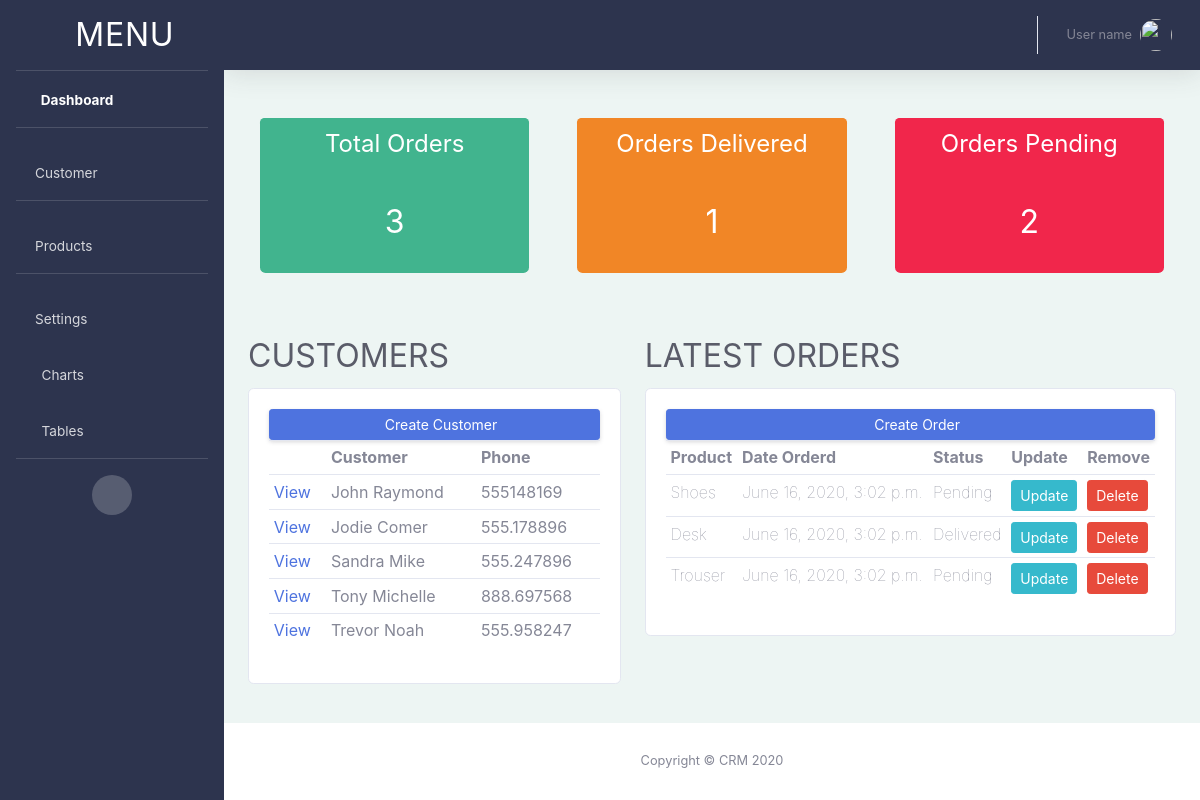
Before: / with the older database file.
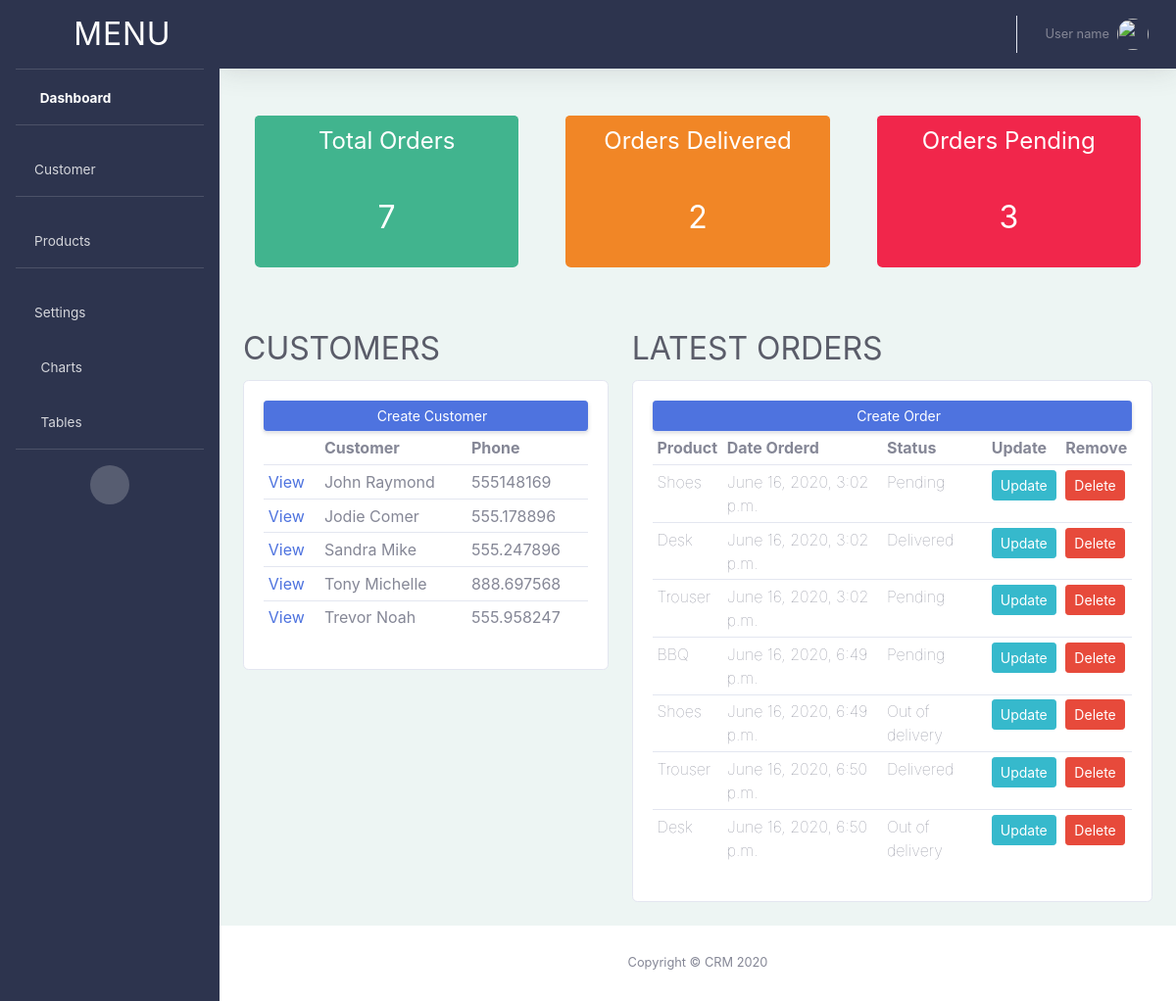
After: the same page with the newer database file.
### accounts/models.py (models this page shows, shortened)
class Customer(models.Model):
    name = models.CharField(max_length=200, null=True)
    phone = models.CharField(max_length=200, null=True)
    email = models.CharField(max_length=200, null=True)
    date_created = models.DateTimeField(auto_now_add=True, null=True)

class Order(models.Model):
    STATUS = (
        ('Pending', 'Pending'),
        ('Out of delivery', 'Out of delivery'),
        ('Delivered', 'Delivered')
    )
    customer  = models.ForeignKey(Customer, null=True, on_delete=models.SET_NULL)
    product = models.ForeignKey(Product, null=True, on_delete=models.SET_NULL)
    date_created = models.DateTimeField(auto_now_add=True, null=True)
    status = models.CharField(max_length=200, null=True, choices=STATUS)

class Product(models.Model):
    CATEGORY = (
        ('Indoor', 'Indoor'),
        ('Outdoor', 'Outdoor'),
    )
    name = models.CharField(max_length=200, null=True)
    price = models.FloatField(null=True)
    category = models.CharField(max_length=200, null=True, choices=CATEGORY)
    description = models.CharField(max_length=200, null=True, blank=True)
    date_created = models.DateTimeField(auto_now_add=True, null=True)
    tags = models.ManyToManyField(Tag)
    def __str__(self):
        return self.name

### accounts/views.py (the view)
# urls.py: path('', views.home, name='home'),
def home(request):
    orders = Order.objects.all()
    customers = Customer.objects.all()
    total_customers = customers.count()
    total_orders = orders.count()
    delivered = orders.filter(status='Delivered').count()
    pending = orders.filter(status='Pending').count()
    context = {
        'orders':orders,
        'customers':customers,
        'total_orders': total_orders,
        'delivered': delivered,
        'pending' : pending
        }
    return render(request, 'accounts/dashboard.html', context)

### accounts/templates/accounts/dashboard.html
{% extends 'accounts/main.html'  %}
{% load static %}
{% block content  %}
<br>
{% include 'accounts/status.html'  %}
 <br>
 <br>
<div class="container-fluid">
	<div class="row justify-content-md-center">
		<div class="col-md-5">
			<h2 class="card-title text-gray-800">CUSTOMERS</h2>
			<div class="card card-body">
				<a href="#" class="d-none d-sm-inline-block btn btn-sm btn-primary shadow-sm"><i class="fas fa-plus fa-sm text-white-50"></i> Create Customer</a>
				<table class="table table-sm">
					<tr>
						<th></th>
						<th>Customer</th>
						<th>Phone</th>
					</tr>
					{% for cusomter in customers %}
					<tr>
					    <td><a href="{% url 'customer' customer.id %}">View</a></td>
						<td>{{ cusomter.name}}</td>
						<td>{{ cusomter.phone}}</td>
					</tr>
					{% endfor %}
				</table>
			</div>
		</div>
		<div class="col-md-7">
			<h2 class="card-title text-gray-800">LATEST ORDERS</h2>
			<div class="card card-body">
				<a href="#" class="d-none d-sm-inline-block btn btn-sm btn-primary shadow-sm"><i class="fas fa-plus fa-sm text-white-50"></i> Create Order</a>
				<table class="table table-sm">
					<tr>
						<th>Product</th>
						<th>Date Orderd</th>
						<th>Status</th>
						<th>Update</th>
						<th>Remove</th>
					</tr>
					{% for order in orders %}
					<tr>
						<th style="font-weight: 100;">{{ order.product}}</th>
						<th style="font-weight: 100;">{{ order.date_created}}</th>
						<th style="font-weight: 100;">{{ order.status}}</th>
						<td><a href="" class="btn btn-sm btn-info">Update</a></td>
						<td><a href="" class="btn btn-sm btn-danger">Delete</a></td>
					</tr>
					{% endfor %}
				</table>
			</div>
			<br>
		</div>
	</div>
	</div>
{%  endblock %}

### accounts/templates/accounts/main.html (shortened to what this page needs)
{% load static %}
<!DOCTYPE html>
<html lang="en">
<head>
  <link href="{% static 'vendor/fontawesome-free/css/all.min.css' %}" rel="stylesheet" type="text/css">
  <link href="{% static 'css/sb-admin-2.min.css' %}" rel="stylesheet">
  <link rel="stylesheet" href="{% static 'css/main.css' %}" rel="stylesheet">
</head>
<body id="page-top">
  <div id="wrapper">
    <ul class="navbar-nav  sidebar sidebar-dark accordion" id="accordionSidebar" style="background-color: #2D344E;">
      <a class="sidebar-brand d-flex align-items-center justify-content-center" href="#">
        <div class="sidebar-brand-icon rotate-n-15">
          <i class="far fa-compass" aria-hidden="true"></i>
        </div>
        <div class="sidebar-brand-text mx-3">
          <h2 class= "mb-0 text-white-800">Menu</h2>
        </div>
      </a>
      <hr class="sidebar-divider my-0">
      <li class="nav-item active">
        <a class="nav-link" href="">
          <i class="fas fa-fw fa-tachometer-alt"></i>
          <span>Dashboard</span></a>
      </li>
      <hr class="sidebar-divider">
      <li class="nav-item">
        <a class="nav-link" href="">
          <i class="fa fa-user-circle" aria-hidden="true"></i>
          <span>Customer</span></a>
      </li>
    <hr class="sidebar-divider">
      <li class="nav-item">
        <a class="nav-link" href="">
          <i class="fa fa-tags" aria-hidden="true"></i>
          <span>Products</span></a>
      </li>
      <hr class="sidebar-divider">
      <li class="nav-item">
        <a class="nav-link collapsed" href="#" data-toggle="collapse" data-target="#collapsePages" aria-expanded="true" aria-controls="collapsePages">
          <i class="fa fa-cogs" aria-hidden="true"></i>
          <span>Settings</span>
        </a>
      </li>
      <li class="nav-item">
        <a class="nav-link" href="charts.html">
          <i class="fas fa-fw fa-chart-area"></i>
          <span>Charts</span></a>
      </li>
      <li class="nav-item">
        <a class="nav-link" href="tables.html">
          <i class="fas fa-fw fa-table"></i>
          <span>Tables</span></a>
      </li>
      <hr class="sidebar-divider d-none d-md-block">
      <div class="text-center d-none d-md-inline">
        <button class="rounded-circle border-0" id="sidebarToggle"></button>
      </div>
    </ul>
    <div id="content-wrapper" class="d-flex flex-column" style="background-color: #EDF5F3;">
      <div id="content">
        <nav class="navbar navbar-expand navbar-light  topbar mb-4 static-top shadow" style="background-color: #2D344E;">
          <ul class="navbar-nav ml-auto">
            <li class="nav-item dropdown no-arrow">
              <a class="nav-link dropdown-toggle" href="#" id="userDropdown" role="button" data-toggle="dropdown" aria-haspopup="true" aria-expanded="false">
                <span class="mr-2 d-none d-lg-inline text-gray-600 small">User name</span>
                <img class="img-profile rounded-circle" src="">
              </a>
            </li>
          </ul>
        </nav>
          {%  block content%}
          {% endblock %}
        </div>
      <footer class="sticky-footer bg-white">
        <div class="container my-auto">
          <div class="copyright text-center my-auto">
            <span>Copyright &copy; CRM 2020</span>
          </div>
        </div>
      </footer>
    </div>
  </div>
</body>
</html>

### accounts/templates/accounts/status.html
{% block content  %}
{% load static %}
<div class="container-fluid">
<div class="row justify-content-md-center">
	<div class="col">
		<div class="col-md">
			<div class="card text-center  text-white" id="total-orders">
			  	<div class="card-header  " id="total-orders">
			  		<h4 class="card-title">Total Orders</h4>
			  	</div>
			  	<div class="card-body">
			    	<h2 class="card-title text-white">{{total_orders}}</h2>
				</div>
			</div>
		</div>
	</div>
	<div class="col">
		<div class="col-md">
			<div class="card text-center text-white  mb-3" id="orders-delivered">
			  	<div class="card-header "  id="orders-delivered">
			  		<h4 class="card-title">Orders Delivered</h4>
			  	</div>
			  	<div class="card-body">
			    	<h2 class="card-title text-white">{{delivered}}</h2>
			  	</div>
			</div>
		</div>
	</div>
	<div class="col">
		<div class="col-md">
			<div class="card text-center text-white   mb-3" id="orders-pending">
			  	<div class="card-header " id="orders-pending">
			  		<h4 class="card-title ">Orders Pending</h4>
			  	</div>
			  	<div class="card-body">
			    	<h2 class="card-title text-white">{{pending}}</h2>
			  	</div>
			</div>
		</div>
	</div>
</div>
</div>
{%  endblock %}

### accounts/static/css/main.css (style rules this page uses)
#total-orders { background-color: #41B48E ; border: none; }
#orders-delivered { background-color: #F18626 ; border: none; }
#orders-pending { background-color: #F1264B ; border: none; }
#accordionSidebar { background-color: black; }

Changed rows visible on the page:
added Order: product "BBQ", date_created "June 16, 2020, 6:49 p.m.", status "Pending"
added Order: product "Shoes", date_created "June 16, 2020, 6:49 p.m.", status "Out of delivery"
added Order: product "Trouser", date_created "June 16, 2020, 6:50 p.m.", status "Delivered"
added Order: product "Desk", date_created "June 16, 2020, 6:50 p.m.", status "Out of delivery"
Other visible differences:
{{ total_orders }}: "3" → "7"
{{ delivered }}: "1" → "2"
{{ pending }}: "2" → "3"
